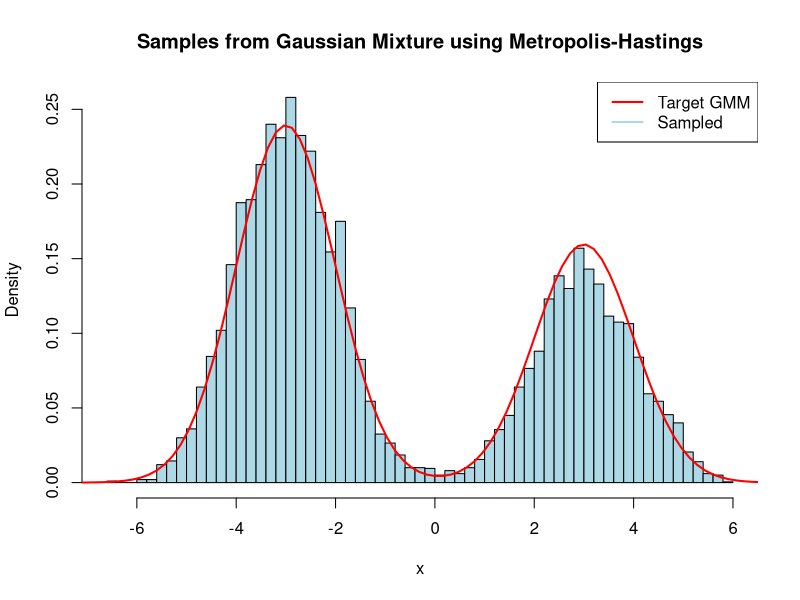
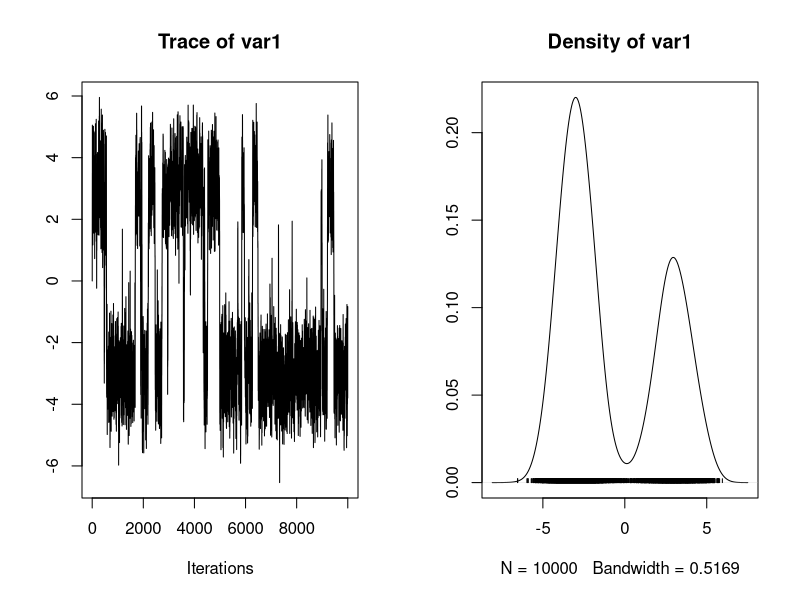
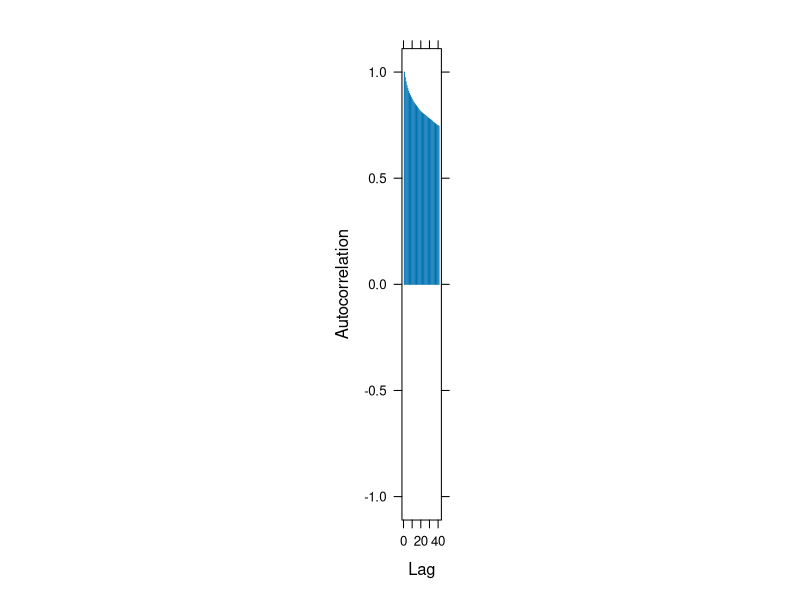
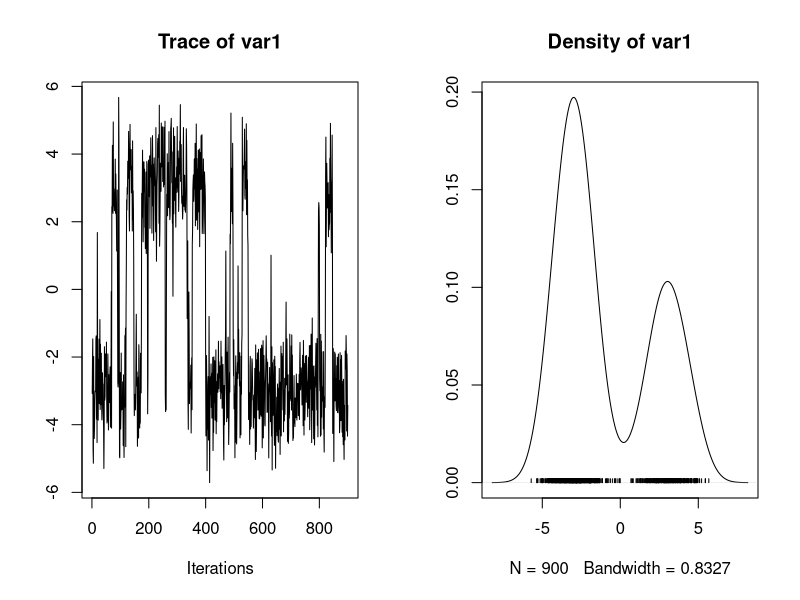
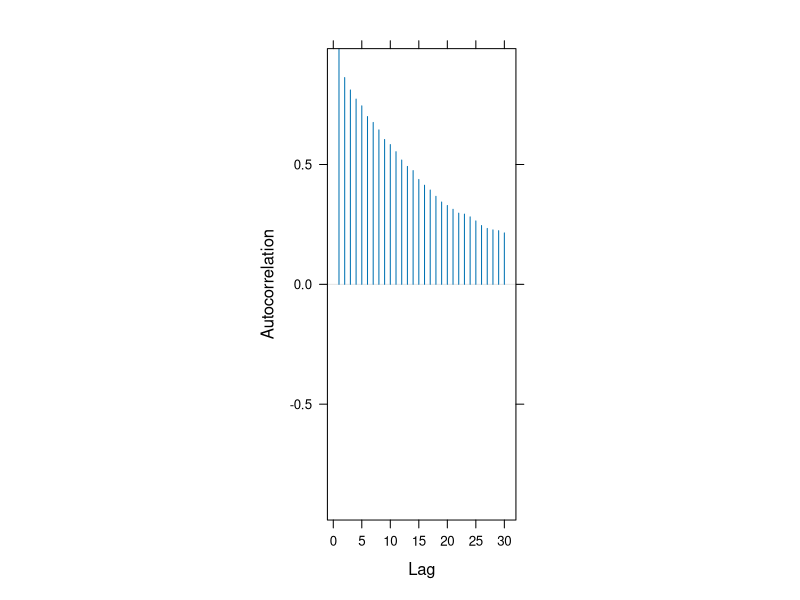
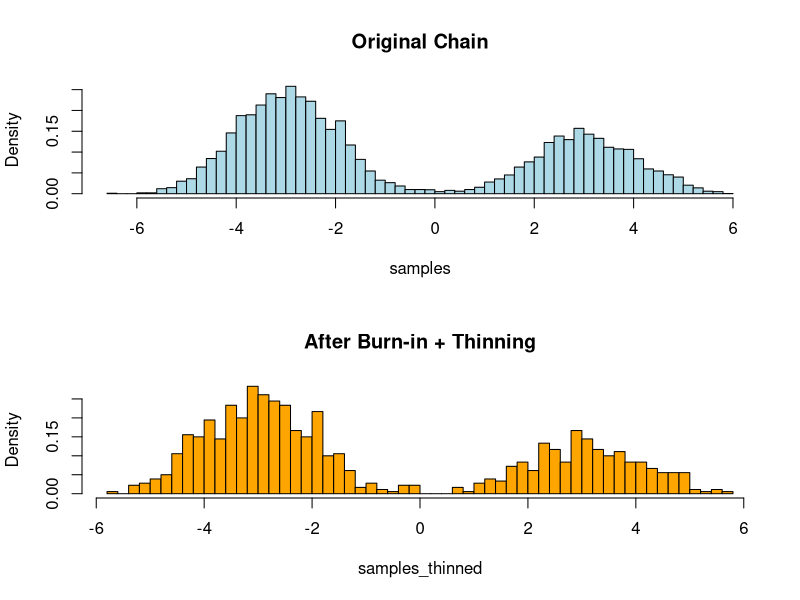
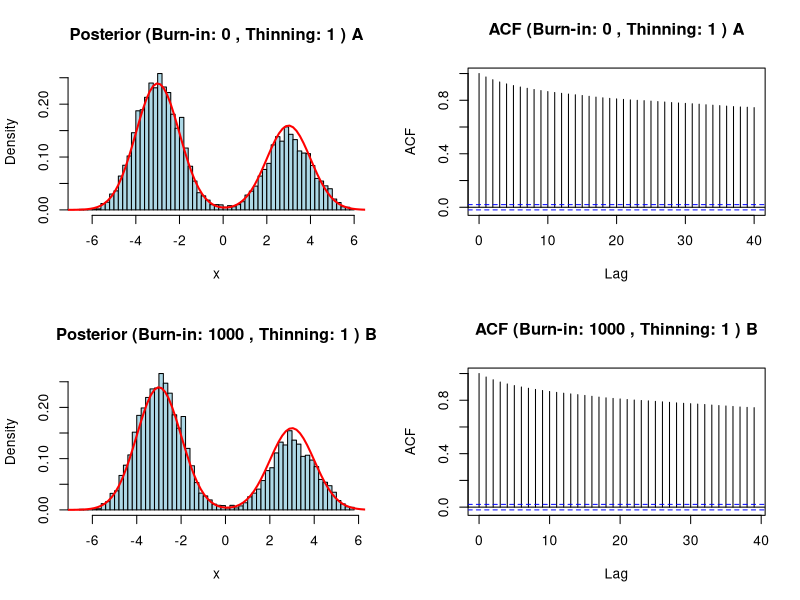
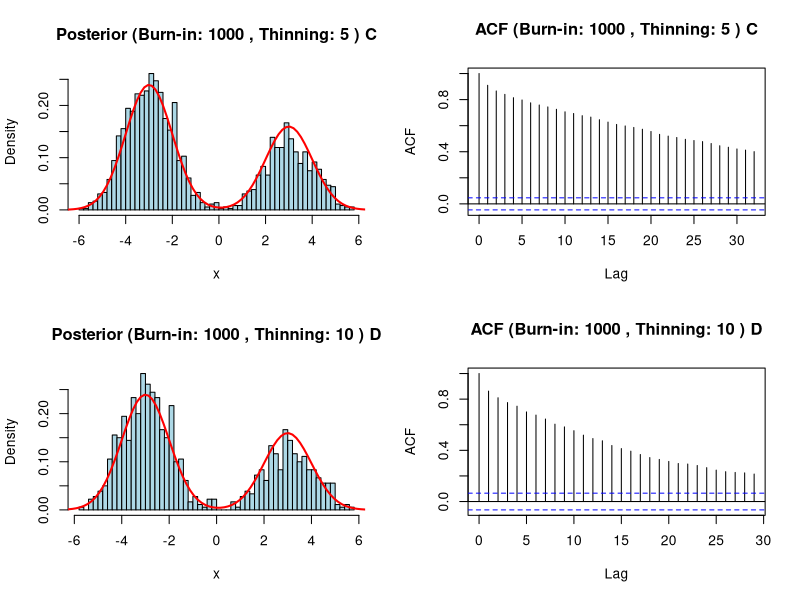

R code for these plots, in order:
#part 1
g_target <- function(x) {
  phi0 <- 0.6
  phi1 <- 0.4
  mu <- c(-3, 3)
  sigma <- c(1, 1)
  phi0 * dnorm(x, mean = mu[1], sd = sigma[1]) +
  phi1 * dnorm(x, mean = mu[2], sd = sigma[2])
}

metropolis_hastings <- function(n_iter, init, proposal_sd) {
  samples <- numeric(n_iter)
  samples[1] <- init
  
  for (i in 2:n_iter) {
    current <- samples[i - 1]
    proposal <- rnorm(1, mean = current, sd = proposal_sd)  # proposal from N(current, 1)
    
    acceptance_ratio <- g_target(proposal) / g_target(current)
    
    if (runif(1) < acceptance_ratio) {
      samples[i] <- proposal
    } else {
      samples[i] <- current
    }
  }
  
  return(samples)
}
set.seed(42)
samples <- metropolis_hastings(n_iter = 10000, init = 0, proposal_sd = 1)

hist(samples, breaks = 50, probability = TRUE, col = "lightblue",
     main = "Samples from Gaussian Mixture using Metropolis-Hastings", xlab = "x")

curve(g_target, from = -8, to = 8, add = TRUE, col = "red", lwd = 2)
legend("topright", legend = c("Target GMM", "Sampled"), col = c("red", "lightblue"), lwd = 2)

mean_val <- mean(samples)
variance_val <- var(samples)

cat("Estimated Mean:", mean_val, "\n")
cat("Estimated Variance:", variance_val, "\n")
library(coda)
mcmc_chain <- as.mcmc(samples)

summary(mcmc_chain)

#trace and autocorrelation
plot(mcmc_chain)
acfplot(mcmc_chain)

burn_in <- 1000
thin_interval <- 10
samples_thinned <- samples[(burn_in + 1):length(samples)][seq(1, length(samples) - burn_in, by = thin_interval)]

mcmc_thinned <- as.mcmc(samples_thinned)
summary(mcmc_thinned)
plot(mcmc_thinned)
acfplot(mcmc_thinned)

par(mfrow = c(2, 1))
hist(samples, breaks = 50, col = "lightblue", probability = TRUE, main = "Original Chain")
hist(samples_thinned, breaks = 50, col = "orange", probability = TRUE, main = "After Burn-in + Thinning")

analyze_chain <- function(samples, burn_in = 0, thinning = 1, label = "") {
  samples_processed <- samples[(burn_in + 1):length(samples)]
  samples_thinned <- samples_processed[seq(1, length(samples_processed), by = thinning)]
  
  #mcmc object
  mcmc_obj <- as.mcmc(samples_thinned)
  
  hist(samples_thinned, breaks = 50, probability = TRUE, 
       main = paste("Posterior (Burn-in:", burn_in, ", Thinning:", thinning, ")", label),
       col = "lightblue", xlab = "x")
  curve(g_target, from = -8, to = 8, add = TRUE, col = "red", lwd = 2)
  
  acf(samples_thinned, main = paste("ACF (Burn-in:", burn_in, ", Thinning:", thinning, ")", label))
  
  cat("\n--- Burn-in:", burn_in, "Thinning:", thinning, "---\n")
  print(summary(mcmc_obj))
  cat("\nAutocorrelation at lag 1:", autocorr(mcmc_obj)[1], "\n")
  
  return(list(samples = samples_thinned, mcmc = mcmc_obj))
}

par(mfrow = c(2, 2))  

# different configurations
res1 <- analyze_chain(samples, burn_in = 0, thinning = 1, label = "A")
res2 <- analyze_chain(samples, burn_in = 1000, thinning = 1, label = "B")
res3 <- analyze_chain(samples, burn_in = 1000, thinning = 5, label = "C")
res4 <- analyze_chain(samples, burn_in = 1000, thinning = 10, label = "D")